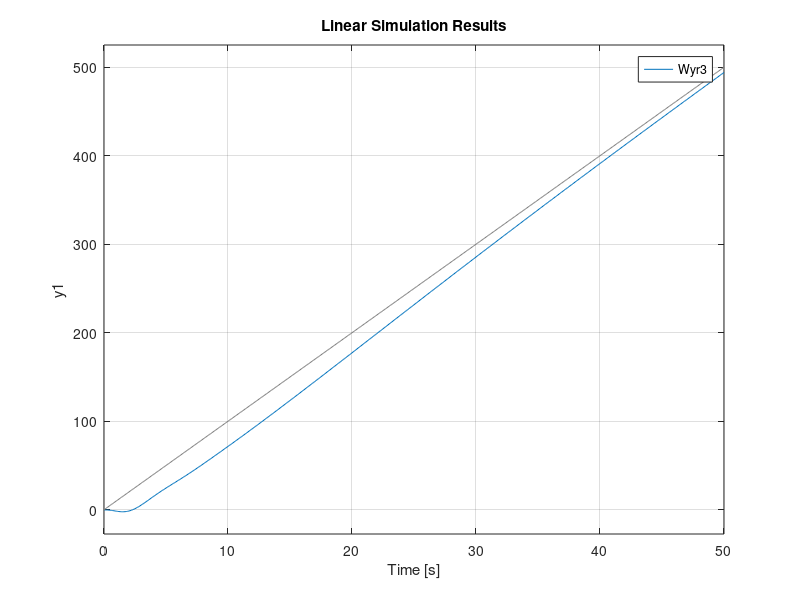
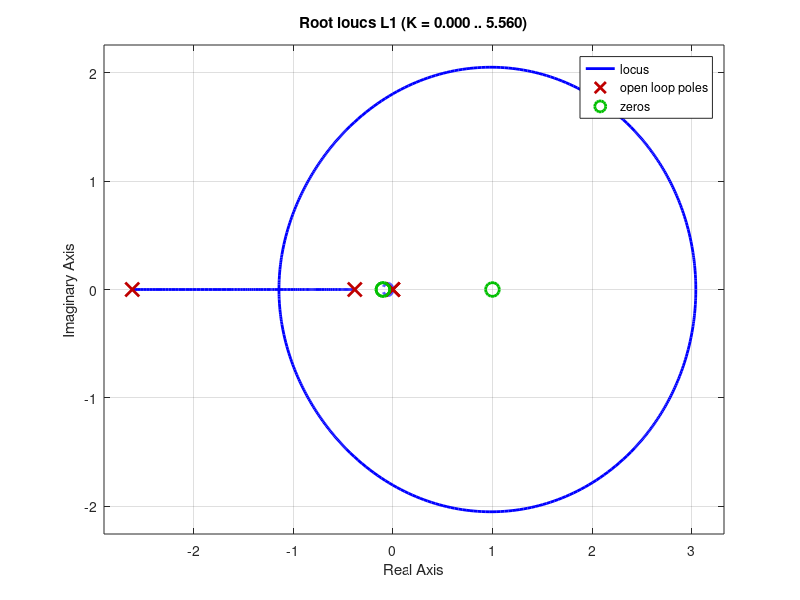
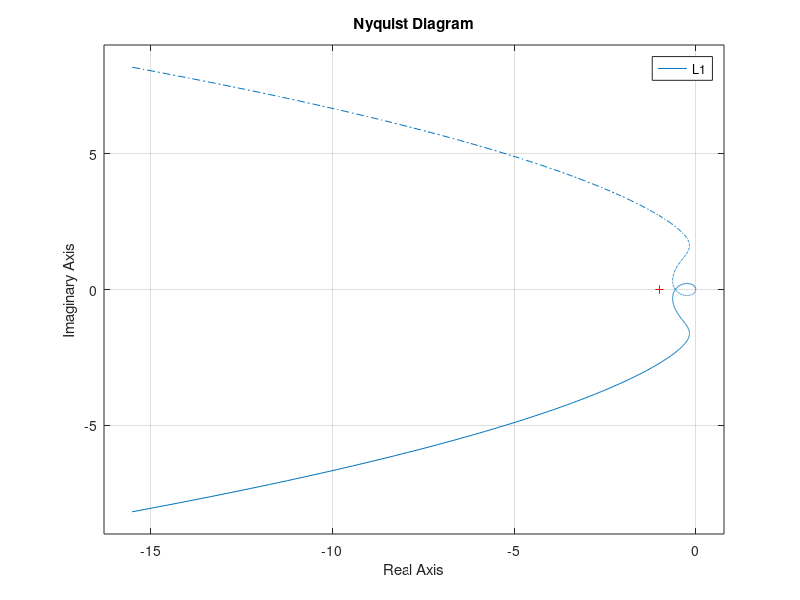
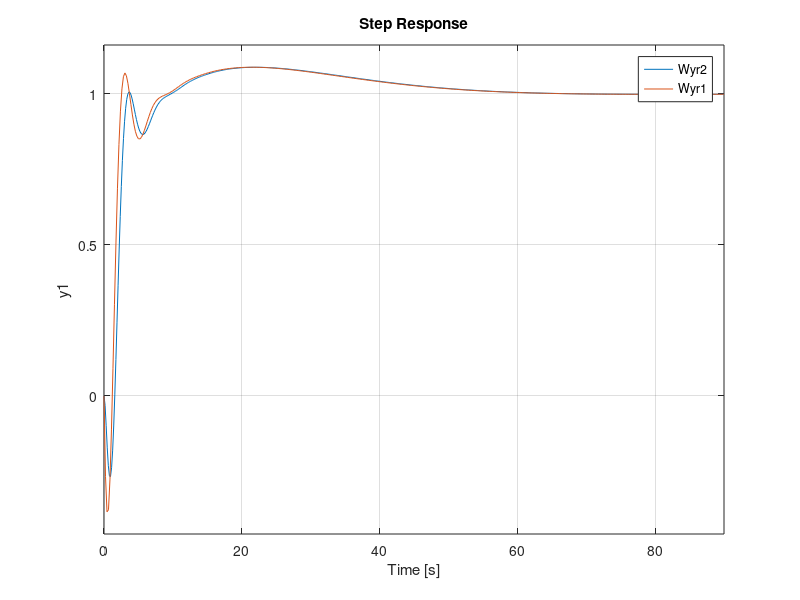

Source code (MATLAB) for these figures, in order: (Note: this script raises an error after producing the figures.)
clear all 
close all 
clc

%% Esame 1
%overshoot <20%
%errore <10% a regime (rampa)
s = tf('s');
P = 4*(s-1)/(s^2+3*s+1); % il polinomio al denominatore e di secondo grado
% cio mi dice che le sue radici sono tutte con parte reale negativa
% per il teorema di nyquist dovrò evitare di fare giri intorno a -1
% il problema e la fase non minima il quale avro uno zero interno al
% percors


roots([1 3 1])
% il sistema e a fase non minima 
% e di tipo 0 quindi se ci viene richiesto un errore a regime limitato
% per ingressi a rampa il controllore dovra avere almento un polo in 0 
% questo per il teorema del valor finale. 
C0 = 1/s; % errore a regime nullo 

L0= P*C0;
Wyr=minreal(L0/(1+L0));


figure(1)
margin(L0);

figure(2)
rlocus(L0);

figure(3)
nyquist(L0);
 
%figure(4)
%step(Wyr);
%% adoperiamo un controllore analitico per riuscire a spostare tutti i poli e gli zeri
% sistemiamo il nostro sistema con 1 polo in 0 questo avrà avra un errore
% nullo per ingressi a scalino ma avrà un errore limitato per ingressi
% rampa 

C1 =((s/0.1+1)^2)/s^2; % controllore biproprio on grado relativo = 0 
k= -1/250;% aggistato quando il sistema e diventato asintoticamente stabile 
L1 = k*C1*P;
Wyr1= minreal(L1/(1+L1));

figure(1)
margin(L1);

figure(2)
rlocus(L1);

figure(3)
nyquist(L1);

figure(4)
step(Wyr1);
%% NOTA
% Per stabilizzare il sistema il diagramma di nyquist della funzione di
% anello deve fare tanti giri intorno a -1 quanti sono i poli giacenti nel
% semipiano DX  in questo caso abbiamo solamente uno ZERO nel semipiano DX
% e cio mi dice che il sistema e a fase non minima. 



%% rendiamo piu smooth il transitorio
% aggiungendo un gradi di libertà
tau_fr = 1/2;
Fr = 1/(1+tau_fr*s);
Wyr2 = minreal(Wyr1*Fr);

[num, den] = tfdata(Wyr1);
roots(den{1}) % secondo il criterio della stabilità  tutti i poli del sistema a ciclo chiuso 
% giacciono sul semipiano SX cio vuol dire che il sistema e 
% ASINTOTICAMENTE STABILE 


figure(4)
step(Wyr2,Wyr1);
grid on  
legend( 'Wyr2', 'Wyr1');


%% si aggiunge un ulteriore grdo di libertà 
% cerchiamo di migliorare i transitori con un filtro in feed forward
% si cerca di costruire un filtro fisicamente realizzabile 
% come lo creiamo ?
% 1)il filtro in feedforward potra cancellare tutto cio che  giace sul 
% sempiano SX -> (s^2+3*s+1)
% 2) aggiungiamo modelliziamo sempre il solito filtro 

tau_ff = 1/50;
Ff =  -1/200*(s^2+3*s+1)/(1+tau_ff*s);
Wyr3 = Wyr2+minreal((Ff*P)/(1+L1));

% grafichiamo e vediamo come si comporta con il nuovo filtro 
figure(1);
step(Wyr3, Wyr2, Wyr1);
legend;
grid on;

%% vediamo la risposta del sistema al gradino
time = 0: 0.1 : 50 ; % vettore di tempi lsim(Wyr , time, time);
figure(1);
lsim(Wyr3, 10*time , time);
legend;
grid on;

%% vediamo come funziona il ritado di tempo 
rit = exp(-0.01*s); 
alpha = 0.01; % ripresa dal ritardo 
omega_tau = 0.5; % omega taglio  vista da margin
tau_ra  = 1/(omega_tau*sqrt(alpha));
Ra = (1+tau_ra*s)/(1+tau_ra*alpha*s);
L2 = k*P*C1*rit;
Wyr4 = minreal(L2/(1+L2));

figure(1)
step(Wyr4 ,time );
grid on

figure(2)
nyquist(L2);

figure(3)
margin(L2);


